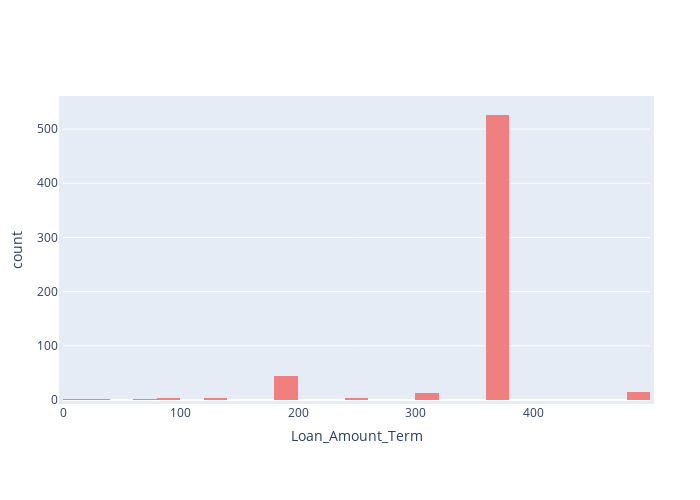

Notebook code for this chart:
### Code cell
#Using plotly to counplot of variable Loan_Amount_Term
fig = px.histogram(df_train, x="Loan_Amount_Term")
fig.update_layout(
    autosize=False,
    width=700,
    height=500,
    margin=dict(
        l=50,
        r=50,
        b=100,
        t=100,
        pad=4
    ),
    # paper_bgcolor="LightSteelBlue",
)   
fig.update_traces(marker=dict(color='lightcoral'))
fig.show()

### Figure 1 — Plotly figure (JSON) as saved in the notebook; plotly's stock layout.template omitted (floating-point values rounded to 4 significant figures; data arrays with more than 128 entries replaced by an {"elided": "..."} marker saying what was removed)
{"data": [{"alignmentgroup": "True", "bingroup": "x", "hovertemplate": "Loan_Amount_Term=%{x}<br>count=%{y}<extra></extra>", "legendgroup": "", "marker": {"color": "lightcoral", "pattern": {"shape": ""}}, "name": "", "offsetgroup": "", "orientation": "v", "showlegend": false, "type": "histogram", "x": {"elided": "614 int values"}, "xaxis": "x", "yaxis": "y"}], "layout": {"autosize": false, "barmode": "relative", "height": 500, "legend": {"tracegroupgap": 0}, "margin": {"b": 100, "l": 50, "pad": 4, "r": 50, "t": 100}, "width": 700, "xaxis": {"anchor": "y", "domain": [0, 1], "title": {"text": "Loan_Amount_Term"}}, "yaxis": {"anchor": "x", "domain": [0, 1], "title": {"text": "count"}}}}
